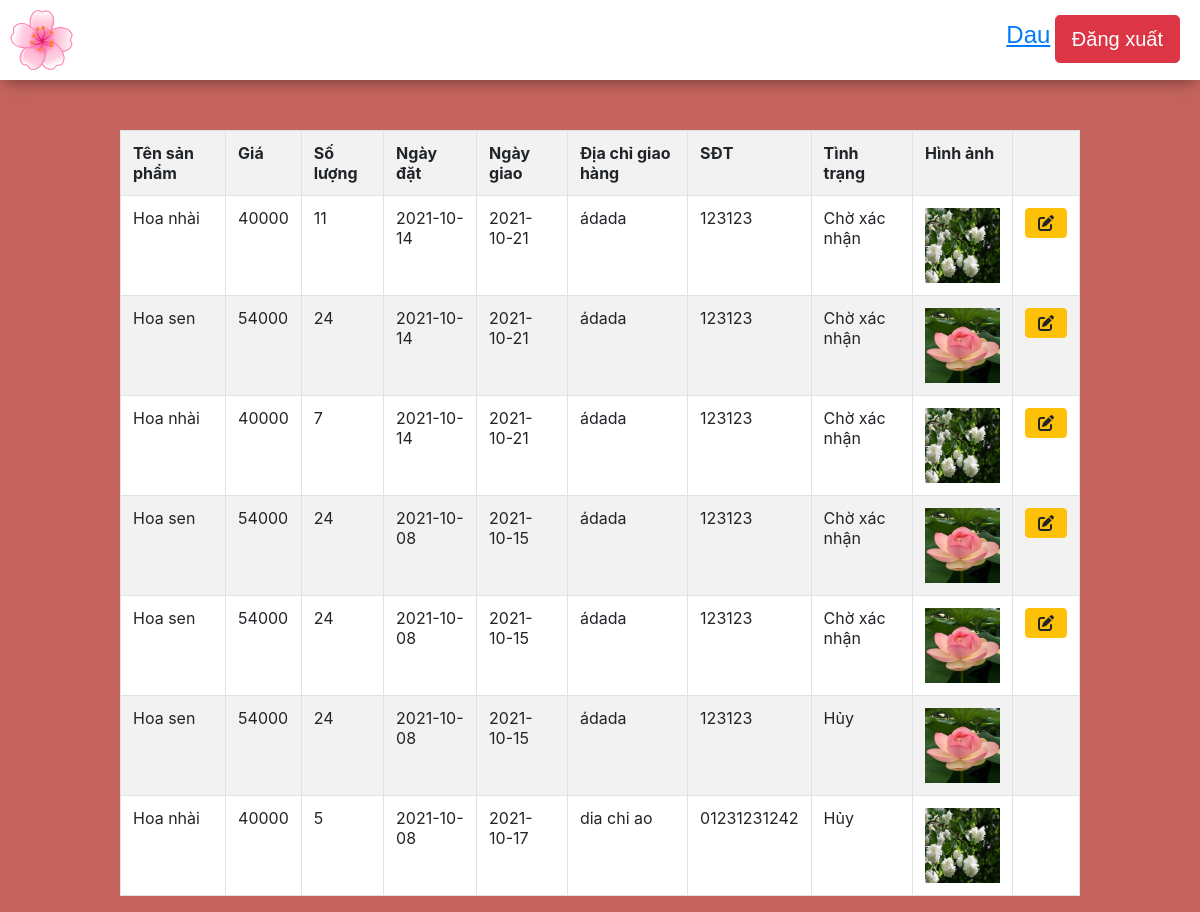
Screenshot of /profile.php?uid=13 (signed in) with the database file from the repository.
### tables this page shows
CREATE TABLE `user` (
  `id` int(11) NOT NULL,
  `firstName` varchar(25) NOT NULL,
  `lastName` varchar(25) NOT NULL,
  `email` varchar(100) NOT NULL,
  `mobile` varchar(20) NOT NULL,
  `address` varchar(120) NOT NULL,
  `password` varchar(100) NOT NULL,
  `confirmCode` varchar(10) NOT NULL,
  `activation` varchar(10) NOT NULL DEFAULT 'no'
);

CREATE TABLE `orders` (
  `id` int(11) NOT NULL,
  `uid` int(11) NOT NULL,
  `pid` int(11) NOT NULL,
  `quantity` int(11) NOT NULL,
  `oplace` text NOT NULL,
  `mobile` varchar(255) NOT NULL,
  `dstatus` varchar(255) NOT NULL DEFAULT 'no',
  `odate` date NOT NULL,
  `ddate` date NOT NULL
);

CREATE TABLE `products` (
  `id` int(11) NOT NULL,
  `pName` varchar(100) NOT NULL,
  `price` int(11) NOT NULL,
  `description` text NOT NULL,
  `available` int(11) NOT NULL,
  `category` varchar(100) NOT NULL,
  `picture` text NOT NULL
);

### profile.php (the view, shortened to what this page needs)
<?php
include ( "inc/connect.inc.php" );
if (!isset($_SESSION['user_login'])) {
	header("location: login.php");
}
else {
	$user = $_SESSION['user_login'];
	$result = mysqli_query($conn, "SELECT * FROM user WHERE id='$user'");
	$get_user_email = mysqli_fetch_assoc($result);
	$uname_db = $get_user_email['firstName'];
}
?>
<!DOCTYPE html>
<html>
<head>
</head>
<body>
	<?php include ("navbar.php"); ?>
	<div style="margin-top: 50px;">
		<div style="width: 80%; margin:  auto;">
			<div>
				<div style="background-color: #fff;">
					<table class="table table-striped table-bordered">
						<tr style="font-weight: bold;" colspan="10" background-color="#3A5487">
							<th>Tên sản phẩm</th>
							<th>Giá</th>
							<th>Số lượng</th>
							<th>Ngày đặt</th>
							<th>Ngày giao</th>
							<th>Địa chỉ giao hàng</th>
							<th>SĐT</th>
							<th>Tình trạng</th>
							<th>Hình ảnh</th>
							<th></th>
						</tr>
						<tr>
							<?php include ( "inc/connect.inc.php");
							$query = "SELECT * FROM orders WHERE uid='$user' ORDER BY id DESC";
							$run = mysqli_query($conn, $query);
							while ($row=mysqli_fetch_assoc($run)) {
								$pid = $row['pid'];
								$oid = $row['id'];
								$quantity = $row['quantity'];
								$oplace = $row['oplace'];
								$mobile = $row['mobile'];
								$odate = $row['odate'];
								$ddate = $row['ddate'];
								$dstatus = $row['dstatus'];
								$query1 = "SELECT * FROM products WHERE id='$pid'";
								$run1 = mysqli_query($conn, $query1);
								$row1=mysqli_fetch_assoc($run1);
								$pId = $row1['id'];
								$pName = substr($row1['pName'], 0,50);
								$price = $row1['price'];
								$picture = $row1['picture'];
								?>
							<td><?php echo $pName; ?></td>
							<td><?php echo $price; ?></td>
							<td><?php echo $quantity; ?></td>
							<td><?php echo $odate; ?></td>
							<td><?php echo $ddate; ?></td>
							<td><?php echo $oplace; ?></td>
							<td><?php echo $mobile; ?></td>
							<td><?php echo $dstatus; ?></td>
							<td><?php echo '<div class="home-prodlist-img"><a href="view_product.php?pid='.$pId.'">
											<img src="image/product/'.$picture.'" class="home-prodlist-imgi" style="height: 75px; width: 75px;">
											</a>
										</div>' ?></th>
							<?php
							if ($dstatus != "Hủy"){
								echo '
								<td >
									<a class="btn btn-warning" href="editorder.php?eoid='.$oid.'"><i class="fa fa-edit"></i></a>
								</td>';
							}
							else {
								echo '<td></td>';
							}
							?>
						</tr>
						<?php } ?>
					</table>
				</div>
			</div>
		</div>
	</div>
</body>
</html>

### navbar.php (shortened to what this page needs)
<div class="nav-main">
	<div class="nav-logo">
        <a href="index.php">
            <img src="./image/ebuybdlogo.png" style="height: 100%;">
        </a>
    </div>
    <div class="nav-right">
		<?php
		if ($user != ""){
			echo '
				<div style="top: 15px; position: absolute; right: 20px;">
					<div class="nav-name" style="display: inline-block;">
						<a style="text-decoration: underline;color: #007bff; font-size:1.5rem;" href="profile.php?uid='.$user.'">'.$uname_db.'</a>
					</div>
					<div class="nav-logout btn btn-danger btn-lg">
						<a style="text-decoration: none;color: white;" href="logout.php">Đăng xuất</a>
					</div>
				</div>
				';
		}
		else {
			echo '<div class="nav-logout btn btn-success btn-lg" style="top: 5px; position: absolute; right: 20px;">
					<a style="text-decoration: none;color: white;" href="login.php">Đăng nhập</a>
				</div>';
		}
		?>
    </div>
</div>

### profile.php (style rules this page uses)
body { background-color: #c5645d!important; }
.nav-main { overflow: hidden; background-color: #fff; width: 100%; height: 80px; margin: auto; box-shadow: 0px 6px 16px -6px rgb(1 1 1 / 50%); transition: 0.5s; font-family: sans-serif; }

### navbar.php (style rules this page uses)
body { background-color: #c5645d; }
.nav-main { overflow: hidden; background-color: #fff; width: 100%; height: 80px; margin: auto; box-shadow: 0px 6px 16px -6px rgb(1 1 1 / 50%); transition: 0.5s; font-family: sans-serif; }

### rows the page displays
user: firstName "Dau"
orders: pid.pName "Hoa nhài", pid.price "40000", quantity "11", odate "2021-10-14", ddate "2021-10-21", oplace "ádada", mobile "123123", dstatus "Chờ xác nhận", pid.picture (picture)
orders: pid.pName "Hoa sen", pid.price "54000", quantity "24", odate "2021-10-14", ddate "2021-10-21", oplace "ádada", mobile "123123", dstatus "Chờ xác nhận", pid.picture (picture)
orders: pid.pName "Hoa nhài", pid.price "40000", quantity "7", odate "2021-10-14", ddate "2021-10-21", oplace "ádada", mobile "123123", dstatus "Chờ xác nhận", pid.picture (picture)
orders: pid.pName "Hoa sen", pid.price "54000", quantity "24", odate "2021-10-08", ddate "2021-10-15", oplace "ádada", mobile "123123", dstatus "Chờ xác nhận", pid.picture (picture)
orders: pid.pName "Hoa sen", pid.price "54000", quantity "24", odate "2021-10-08", ddate "2021-10-15", oplace "ádada", mobile "123123", dstatus "Chờ xác nhận", pid.picture (picture)
orders: pid.pName "Hoa sen", pid.price "54000", quantity "24", odate "2021-10-08", ddate "2021-10-15", oplace "ádada", mobile "123123", dstatus "Hủy", pid.picture (picture)
orders: pid.pName "Hoa nhài", pid.price "40000", quantity "5", odate "2021-10-08", ddate "2021-10-17", oplace "dia chi ao", mobile "01231231242", dstatus "Hủy", pid.picture (picture)
